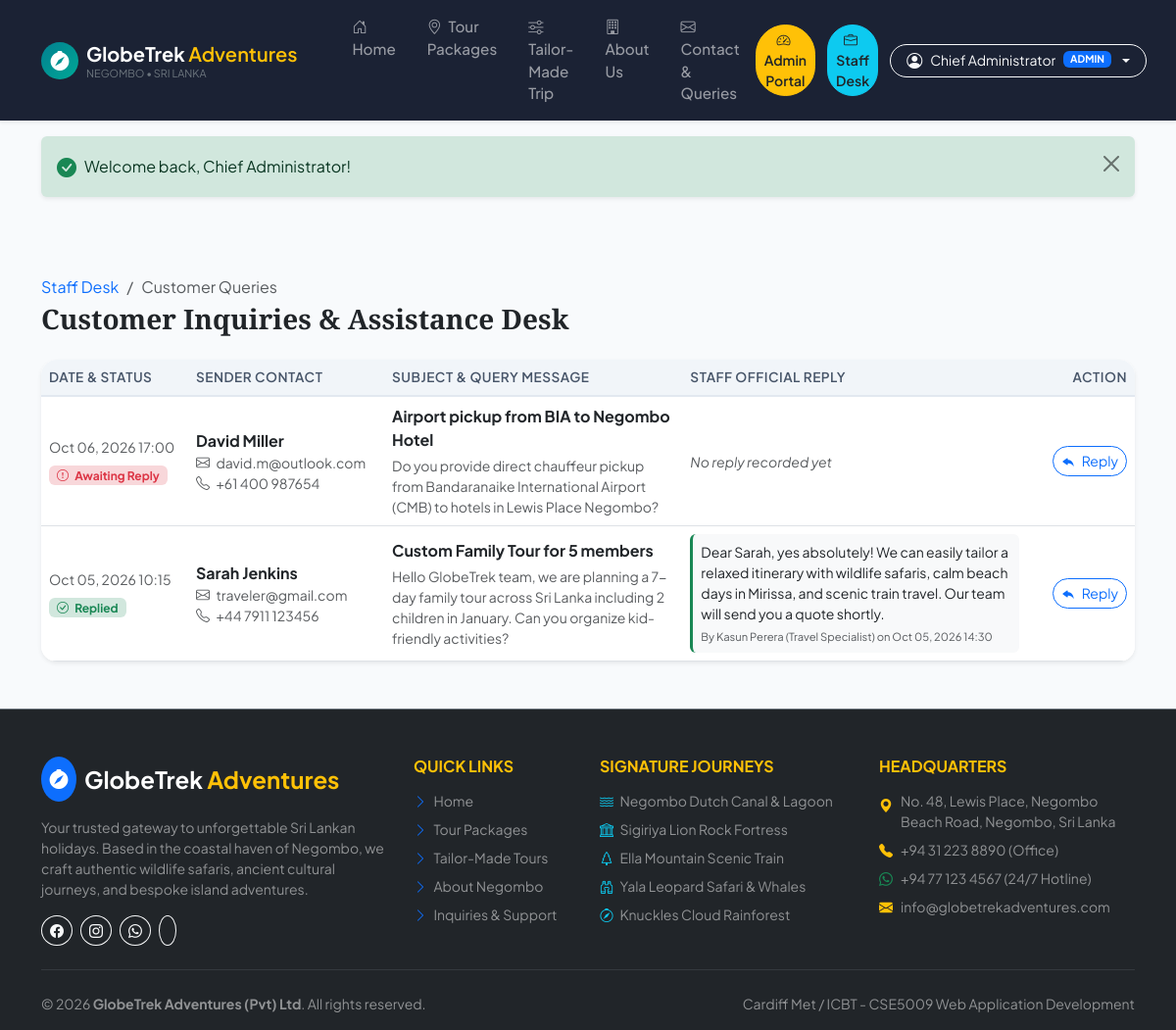
/staff/inquiries_manage.php (signed in), run on the app's committed database.
### tables this page shows
CREATE TABLE IF NOT EXISTS `inquiries` (
    `id` INT AUTO_INCREMENT PRIMARY KEY,
    `user_id` INT NULL,
    `name` VARCHAR(100) NOT NULL,
    `email` VARCHAR(150) NOT NULL,
    `phone` VARCHAR(30) NULL,
    `subject` VARCHAR(200) NOT NULL,
    `message` TEXT NOT NULL,
    `reply` TEXT NULL,
    `replied_by` INT NULL,
    `status` ENUM('pending', 'replied') DEFAULT 'pending',
    `created_at` TIMESTAMP DEFAULT CURRENT_TIMESTAMP,
    `replied_at` DATETIME NULL,
    CONSTRAINT `fk_inquiries_user` FOREIGN KEY (`user_id`) REFERENCES `users` (`id`) ON DELETE SET NULL ON UPDATE CASCADE,
    CONSTRAINT `fk_inquiries_replier` FOREIGN KEY (`replied_by`) REFERENCES `users` (`id`) ON DELETE SET NULL ON UPDATE CASCADE
);

CREATE TABLE IF NOT EXISTS `users` (
    `id` INT AUTO_INCREMENT PRIMARY KEY,
    `role_id` INT NOT NULL,
    `full_name` VARCHAR(120) NOT NULL,
    `email` VARCHAR(150) NOT NULL UNIQUE,
    `password` VARCHAR(255) NOT NULL,
    `phone` VARCHAR(30) NULL,
    `address` VARCHAR(255) NULL,
    `avatar` VARCHAR(255) DEFAULT 'default_avatar.png',
    `status` ENUM('active', 'inactive') DEFAULT 'active',
    `created_at` TIMESTAMP DEFAULT CURRENT_TIMESTAMP,
    `updated_at` TIMESTAMP DEFAULT CURRENT_TIMESTAMP ON UPDATE CURRENT_TIMESTAMP,
    CONSTRAINT `fk_users_role` FOREIGN KEY (`role_id`) REFERENCES `roles` (`id`) ON DELETE RESTRICT ON UPDATE CASCADE
);

### config/constants.php (called while the page is built, shortened)
<?php
function url(string $path = ''): string {
    $path = ltrim($path, '/');
    return BASE_URL . ($path ? '/' . $path : '');
}
function e(?string $string): string {
    return htmlspecialchars($string ?? '', ENT_QUOTES, 'UTF-8');
}

### staff/inquiries_manage.php (the view, shortened to what this page needs)
<?php
require_once __DIR__ . '/../config/constants.php';
require_once __DIR__ . '/../includes/header.php';
$db = Database::getConnection();
$inquiries = $db->query("
    SELECT i.*, u.full_name as replier_name
    FROM inquiries i
    LEFT JOIN users u ON i.replied_by = u.id
    ORDER BY i.status ASC, i.created_at DESC
")->fetchAll();
?>
<div class="container py-5">
    <div class="d-flex justify-content-between align-items-center mb-4">
        <div>
            <nav aria-label="breadcrumb">
                <ol class="breadcrumb mb-1">
                    <li class="breadcrumb-item"><a href="<?= url('staff/dashboard.php') ?>" class="text-decoration-none">Staff Desk</a></li>
                    <li class="breadcrumb-item active">Customer Queries</li>
                </ol>
            </nav>
            <h3 class="fw-bold text-dark mb-0">Customer Inquiries & Assistance Desk</h3>
        </div>
    </div>
    <div class="card border-0 shadow-sm rounded-4 overflow-hidden bg-white">
        <div class="table-responsive">
            <table class="table custom-table table-hover align-middle mb-0">
                <thead>
                    <tr>
                        <th>Date & Status</th>
                        <th>Sender Contact</th>
                        <th>Subject & Query Message</th>
                        <th>Staff Official Reply</th>
                        <th class="text-end">Action</th>
                    </tr>
                </thead>
                <tbody>
                    <?php if (empty($inquiries)): ?>
                        <tr>
                            <td colspan="5" class="text-center py-5 text-muted">No customer inquiries found.</td>
                        </tr>
                    <?php else: foreach ($inquiries as $inq): ?>
                        <tr>
                            <td style="width: 150px;">
                                <div class="small text-muted mb-1"><?= date('M d, Y H:i', strtotime($inq['created_at'])) ?></div>
                                <?php if ($inq['status'] === 'replied'): ?>
                                    <span class="badge bg-success-subtle text-success fw-bold px-2 py-1"><i class="bi bi-check-circle me-1"></i> Replied</span>
                                <?php else: ?>
                                    <span class="badge bg-danger-subtle text-danger fw-bold px-2 py-1"><i class="bi bi-exclamation-circle me-1"></i> Awaiting Reply</span>
                                <?php endif; ?>
                            </td>
                            <td style="width: 200px;">
                                <div class="fw-bold text-dark"><?= e($inq['name']) ?></div>
                                <div class="small text-muted"><i class="bi bi-envelope me-1"></i> <?= e($inq['email']) ?></div>
                                <?php if ($inq['phone']): ?>
                                    <div class="small text-muted"><i class="bi bi-telephone me-1"></i> <?= e($inq['phone']) ?></div>
                                <?php endif; ?>
                            </td>
                            <td>
                                <div class="fw-bold text-dark mb-1"><?= e($inq['subject']) ?></div>
                                <p class="small text-muted mb-0"><?= nl2br(e($inq['message'])) ?></p>
                            </td>
                            <td>
                                <?php if ($inq['reply']): ?>
                                    <div class="p-2 bg-light rounded small text-dark border-start border-3 border-success">
                                        <?= nl2br(e($inq['reply'])) ?>
                                        <div class="text-muted mt-1" style="font-size: 0.7rem;">
                                            By <?= e($inq['replier_name'] ?: 'Staff') ?> on <?= date('M d, Y H:i', strtotime($inq['replied_at'])) ?>
                                        </div>
                                    </div>
                                <?php else: ?>
                                    <span class="small text-muted fst-italic">No reply recorded yet</span>
                                <?php endif; ?>
                            </td>
                            <td class="text-end" style="width: 110px;">
                                <button type="button" class="btn btn-outline-primary btn-sm rounded-pill" data-bs-toggle="modal" data-bs-target="#replyModal<?= $inq['id'] ?>">
                                    <i class="bi bi-reply-fill me-1"></i> Reply
                                </button>
                            </td>
                        </tr>
                    <?php endforeach; endif; ?>
                </tbody>
            </table>
        </div>
    </div>
</div>
<?php require_once __DIR__ . '/../includes/footer.php'; ?>

### assets/css/style.css (style rules this page uses)
:root { --gt-primary: #028090; --gt-primary-dark: #00606e; --gt-secondary: #f0f3f4; --gt-accent: #f4a261; --gt-accent-dark: #e76f51; --gt-dark: #0f172a; --gt-surface: #ffffff; --gt-text-muted: #64748b; }
body { font-family: 'Plus Jakarta Sans', sans-serif; color: #1e293b; background-color: #f8fafc; overflow-x: hidden; }
h1, h2, h3, .font-serif { font-family: 'Playfair Display', Georgia, serif; }
.custom-table { border-radius: 12px; overflow: hidden; background: white; box-shadow: 0 2px 10px rgba(0,0,0,0.04); }
.custom-table th { background-color: #f1f5f9; color: #475569; font-weight: 600; font-size: 0.85rem; text-transform: uppercase; letter-spacing: 0.5px; border-bottom: 2px solid #e2e8f0; }

### data on the page
inquiries: created_at "Oct 06, 2026 17:00", status "pending" (drawn), name "David Miller", email "david.m@outlook.com", phone "+61 400 987654", subject "Airport pickup from BIA to Negombo Hotel", message "Do you provide direct chauffeur pickup from Bandaranaike International Airport (CMB) to hotels in Lewis Place Negombo?", shows "No reply recorded yet"
inquiries: created_at "Oct 05, 2026 10:15", status "replied" (drawn), name "Sarah Jenkins", email "traveler@gmail.com", phone "+44 7911 123456", subject "Custom Family Tour for 5 members", message "Hello GlobeTrek team, we are planning a 7-day family tour across Sri Lanka including 2 children in January. Can you organize kid-friendly activities?", reply "Dear Sarah, yes absolutely! We can easily tailor a relaxed itinerary with wildlife safaris, calm beach days in Mirissa, and scenic train travel. Our team will send you a quote shortly.", replied_by.full_name "Kasun Perera (Travel Specialist)", replied_at "Oct 05, 2026 14:30"

### other printed values
$currentUser['full_name'] "Chief Administrator"
$currentUser['role_name'] "ADMIN"
$flash['message'] "Welcome back, Chief Administrator!"
